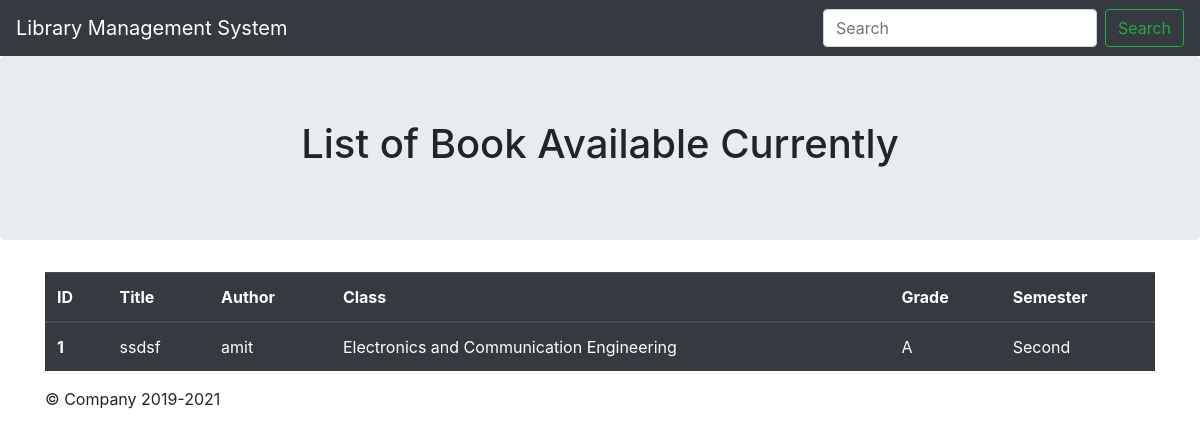
The app's page /lend-book/availability/, older data.
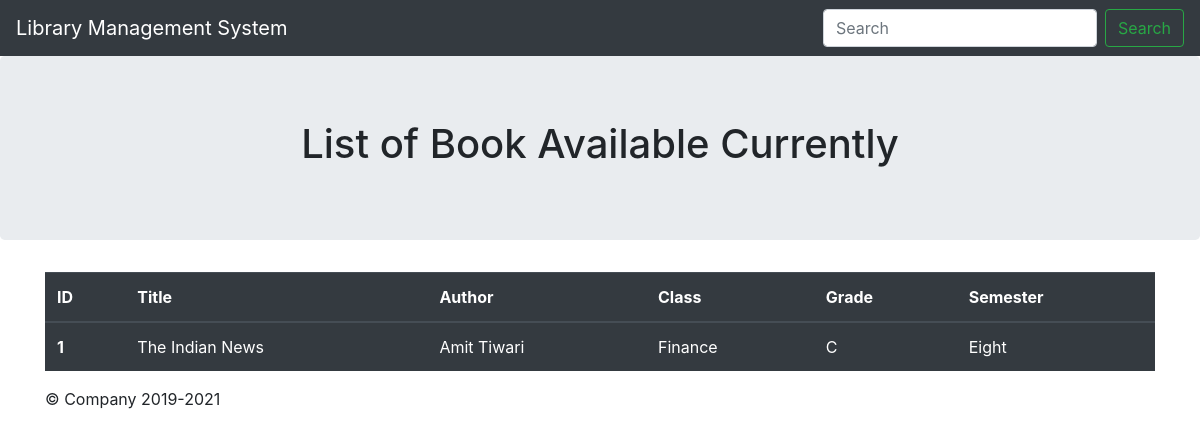
The same page, newer data.
### Books/models.py (models this page shows)
class Book(models.Model):
    ISBN = models.CharField(max_length=13)
    title = models.CharField(max_length=250)
    author = models.CharField(max_length=50)
    CLASS = (
        ('Computer Science and Engineering', 'CSE'),
        ('Electronics and Communication Engineering', 'ECE'),
        ('Electrical Engineering', 'EE'),
        ('Mechanical Engineering', 'ME'),
        ('Civil Engineering', 'CIVIL E'),
        ('Petroleum Engineering', 'PE'),
        ('Chemical Engineering', 'CE'),
        ('Aerospace Engineering', 'AE'),
        ('Industrial Engineering', 'IE'),
        ('Aeronautical Engineering', 'AERO E'),
        ('Medical', 'MEDICAL'),
        ('Finance', 'FFNANCE'),
        ('Computer Application', 'Comp App')
    )
    Class = models.CharField(max_length=50,
                             null=True,
                             default=CLASS[0][0],
                             choices=CLASS)
    GRADE = (
        ('A', 'A'),
        ('B', 'B'),
        ('C', 'C'),
        ('D', 'D'),
        ('E', 'E'),
        ('F', 'F'),
    )
    grade = models.CharField(max_length=5, null=True,
                             default=GRADE[0][0], choices=GRADE)
    SEMESTER = (
        ('First', 'I'),
        ('Second', 'II'),
        ('Third', 'III'),
        ('Fourth', 'IV'),
        ('Five', 'V'),
        ('Six', 'VI'),
        ('Sevan', 'VII'),
        ('Eight', 'VIII'),
    )
    semester = models.CharField(max_length=15, null=True,
                                default=SEMESTER[0][0], choices=SEMESTER)

### LendBook/views.py (the view)
# urls.py: path('availability/', views.availability, name='Availability'),
def availability(request):
    obj = Book.objects.all()
    return render(request, "availability.html", {'obj': obj})

### template/availability.html
{% extends 'base.html' %}
{% block headings %} List of Book Available Currently {% endblock %}
{% block body %}
<table class="table table-dark">
  <thead>
    <tr>
      <th scope="col">ID</th>
      <th scope="col">Title</th>
      <th scope="col">Author</th>
      <th scope="col">Class</th>
      <th scope="col">Grade</th>
      <th scope="col">Semester</th>
    </tr>
  </thead>
  <tbody>
  	{% for i in obj %}
    <tr>
      <th scope="row">{{ i.id }}</th>
      <td>{{ i.title }}</td>
      <td>{{ i.author }}</td>
      <td>{{ i.Class }}</td>
      <td>{{ i.grade }} </td>
	  <td>{{ i.semester }}</td>
    </tr>
    {% endfor %}
      </tbody>
</table>
{% endblock %}

Row changes from the older to the newer data that the page shows:
changed Book id 1: title "ssdsf" → "The Indian News"; author "amit" → "Amit Tiwari"; Class "Electronics and Communication Engineering" → "Finance"; grade "A" → "C"; semester "Second" → "Eight"
